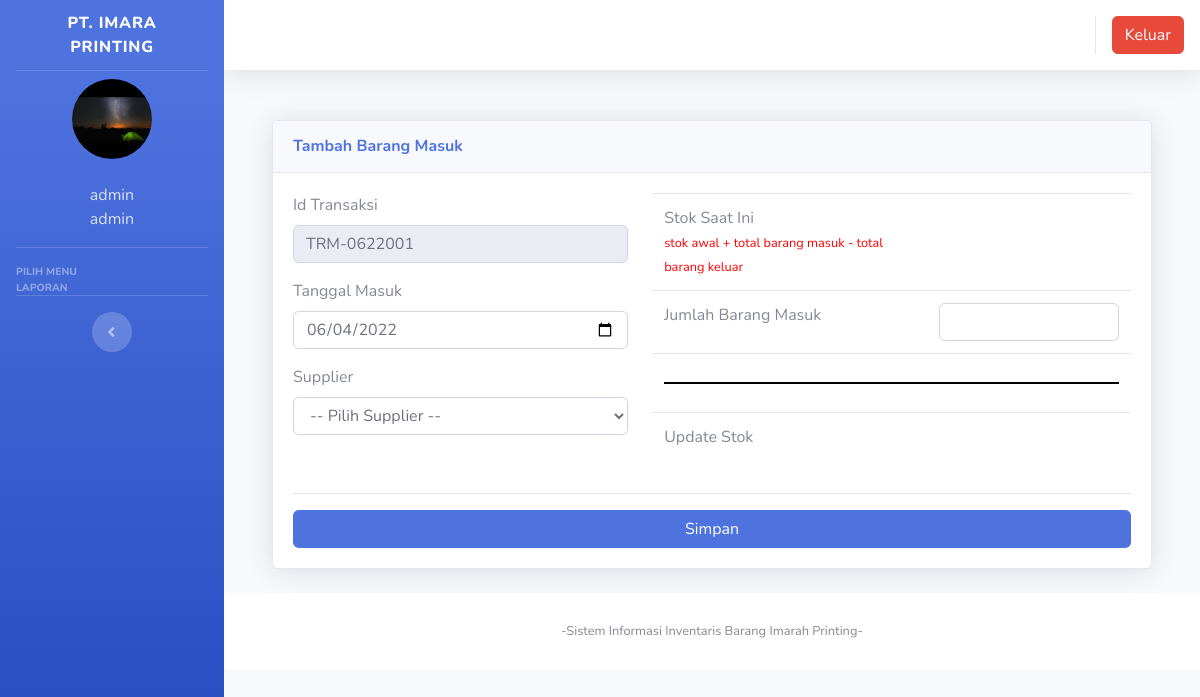
/index.php?page=barangmasuk&aksi=tambahbarangmasuk (signed in), run on the app's committed database.
### tables this page shows
CREATE TABLE `users` (
  `id` int(11) NOT NULL,
  `nik` varchar(10) NOT NULL,
  `nama` varchar(100) NOT NULL,
  `alamat` varchar(200) NOT NULL,
  `telepon` varchar(100) NOT NULL,
  `username` varchar(100) NOT NULL,
  `password` varchar(100) NOT NULL,
  `level` varchar(25) NOT NULL DEFAULT 'member',
  `foto` varchar(25) NOT NULL
);

### page/barangmasuk/tambahbarangmasuk.php (the view, shortened to what this page needs)
<?php
$get_id_transaksi = $_GET['id_transaksi'];
$koneksi = new mysqli("localhost","root","","inventori");
$format = "";
$tanggal_masuk = $tanggal_masuk = date("Y-m-d");
if(!ISSET($get_id_transaksi)){
	$no = mysqli_query($koneksi, "select id_transaksi from barang_masuk order by id_transaksi desc");
	$idtran = mysqli_fetch_array($no);
	$kode = $idtran['id_transaksi'];
	$urut = substr($kode, 8, 3);
	$tambah = (int) $urut + 1;
	$bulan = date("m");
	$tahun = date("y");
	if(strlen($tambah) == 1){
		$format = "TRM-".$bulan.$tahun."00".$tambah;
	} else if(strlen($tambah) == 2){
		$format = "TRM-".$bulan.$tahun."0".$tambah;
	} else{
		$format = "TRM-".$bulan.$tahun.$tambah;
	}
}
?>
<form method="POST" enctype="multipart/form-data">
  <div class="container-fluid">
          <div class="card shadow mb-4">
            <div class="card-header py-3">
              <h6 class="m-0 font-weight-bold text-primary"><?php if(ISSET($get_id_transaksi)) echo 'Ubah'; else echo 'Tambah' ?> Barang Masuk</h6>
            </div>
            <div class="card-body">
				<div class="body">
						<div class="row">
							<div class="col-md-5">
								<div class="form-group ">
									<label for="">Id Transaksi</label>
									<div class="form-line">
										<input type="text" name="id_transaksi" class="form-control" id="id_transaksi" value="<?php echo $format; ?>" readonly />
									</div>
								</div>
								<div class="form-group">
									<label for="">Tanggal Masuk</label>
									<div class="form-line">
										<input type="date" name="tanggal_masuk" class="form-control" id="tanggal_masuk" value="<?php echo $tanggal_masuk; ?>" />
									</div>
								</div>
								<div class="form-group">
									<label for="">Supplier</label>
									<div class="form-line">
										<select name="pengirim" class="form-control" >
										<option value="">-- Pilih Supplier  --</option>
										</select>
									</div>
								</div>
							</div>
							<div class="col-md-7">
								<table class="table table-hover">
									<tr>
										<td>
											Stok Saat Ini <br/>
											<small style="color:red" >stok awal + total barang masuk - total barang keluar</small>
										</td>
										<td id="stoksaatini"></td>
									</tr>
									<tr>
										<td>
											<?php if($get_id_transaksi != "") {?>Ubah<?php }?> Jumlah Barang Masuk
										</td>
										<td>
											<input type="number" name="jumlahmasuk" id="jumlahmasuk" oninput="sum()" class="form-control" value=""  />
										</td>
									</tr>
									<tr>
										<td colspan=2>
											<hr style="border:1px solid black" />
										</td>
									</tr>
									<tr>
										<td>Update Stok</td>
										<td id="jumlahmasuksesudah"></td>
									</tr>
								</table>
							</div>
						</div>
						<hr/>
						<input type="submit" name="simpan" value="Simpan" class="btn btn-primary col-12">
					</form>

### index.php (shortened to what this page needs)
<?php
	$koneksi = new mysqli("localhost","root","","inventori");
?>
<!DOCTYPE html>
<html lang="en">
<head>
  <link href="vendor/fontawesome-free/css/all.min.css" rel="stylesheet" type="text/css">
  <link href="css/sb-admin-2.min.css" rel="stylesheet">
  <link href="vendor/datatables/dataTables.bootstrap4.min.css" rel="stylesheet">
  <link href="vendor/sweetalert2/sweetalert2.min.css" rel="stylesheet">
  <link href="css/sb-admin-2.min.css" rel="stylesheet">
</head>
<body id="page-top">
  <div id="wrapper">
    <ul class="navbar-nav bg-gradient-primary sidebar sidebar-dark accordion" id="accordionSidebar">
      <a class="sidebar-brand d-flex align-items-center justify-content-center" href="index3.php">
        <div class="sidebar-brand-text mx-2">PT. IMARA PRINTING</div>
      </a>
      <hr class="sidebar-divider my-0">
 <?php
   if ($_SESSION['id']) {
	   $user = $_SESSION['id'];
   }
   $sql =$koneksi->query("select * from users where id='$user'");
   $data = $sql->fetch_assoc();
   ?>
    <li class="d-flex align-items-center justify-content-center">
        <a class="nav-link">
		 <img src="img/<?php echo $data['foto']?>" class="img-circle" alt="User" style="width:80px;height:80px;object-fit:cover;border-radius: 80px;"/></a>
	  </li>
		 <li class="nav-item ">
        <a class="nav-link">
         	<div class="d-flex align-items-center justify-content-center" class="name">  <?php echo  $data['nama'];?></div></font>
			<div class="d-flex align-items-center justify-content-center" class="email"><?php echo $data['level'];?></div>
		 </a>
      </li>
      <hr class="sidebar-divider">
      <div class="sidebar-heading">
        Pilih Menu
      </div>
      <div class="sidebar-heading">
        Laporan
      </div>
      <hr class="sidebar-divider d-none d-md-block">
      <div class="text-center d-none d-md-inline">
        <button class="rounded-circle border-0" id="sidebarToggle"></button>
      </div>
    </ul>
    <div id="content-wrapper" class="d-flex flex-column">
      <div id="content">
        <nav class="navbar navbar-expand navbar-light bg-white topbar mb-4 static-top shadow">
          <ul class="navbar-nav ml-auto">
            <li class="nav-item dropdown no-arrow">
			 <div class="top-menu">
        <ul class="nav pull-right top-menu">
           <li><a onclick="return confirm('Apakah anda yakin akan logout?')" class="btn btn-danger" class="logout" href="logout.php">Keluar</a></li>
        </ul>
      </div>
            </li>
          </ul>
        </nav>
        <div class="container-fluid">
		 <section class="content">
		  <?php
			   $page = $_GET['page'];
			   $aksi = $_GET['aksi'];
         $pecah_page = explode("_", $page);
         if(ISSET($pecah_page[1]) ) {
           include "page/".$pecah_page[0]."/".$page.".php";
         }
         else {
           include "page/".$page."/".$aksi.".php";
         }
			?>
    </section>
</div>
      <footer class="sticky-footer bg-white">
        <div class="container my-auto">
          <div class="copyright text-center my-auto">
            <span>-Sistem Informasi Inventaris Barang Imarah Printing-</span>
          </div>
        </div>
      </footer>
    </div>
  </div>
  </div>
</body>
</html>

### data on the page
users: foto (picture), nama "admin", level "admin"
